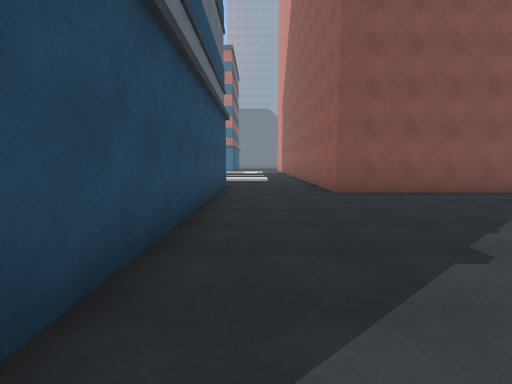
view 1 (above)

19 first-person views from a walk through a 3-D level made in the Unity game engine. The camera is 1.5 m above the floor, tilts 6° down and sees 85° across. The floor is counted in squares, 2 m on a side. Each view is taken from the middle of a square. On the plan, view 1 faces up. The plan holds only what a view shows up to about 10 squares ahead; the rest is blank. The place goes on beyond the plan. The player is left out.

view 2
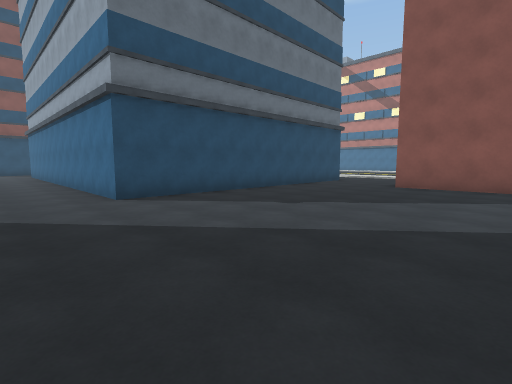

view 3
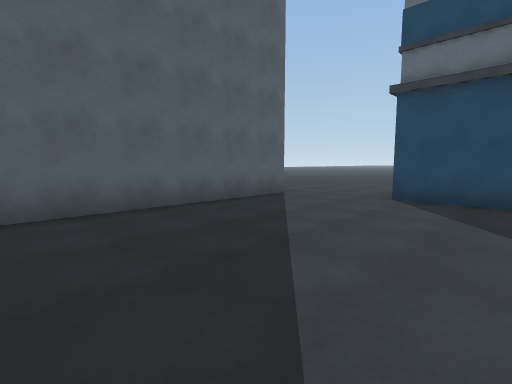

view 4
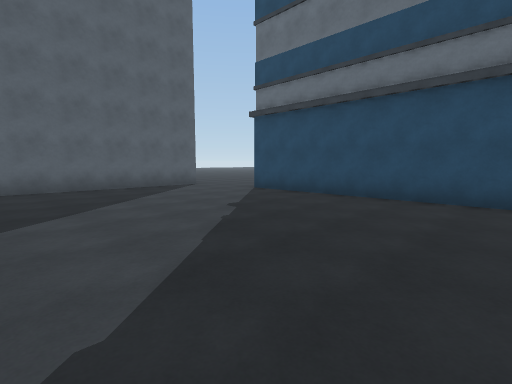

view 5
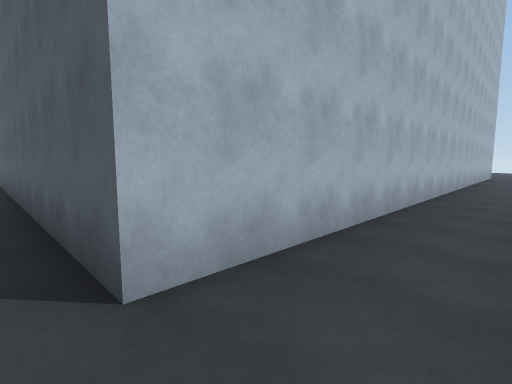

view 6
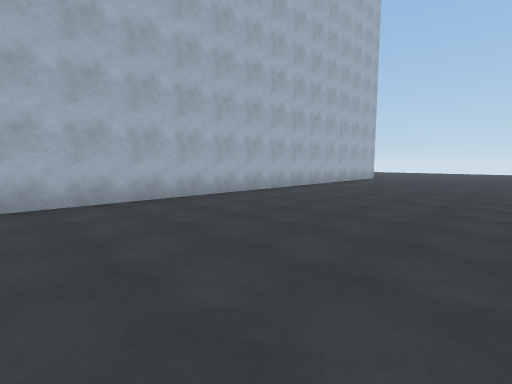

view 7
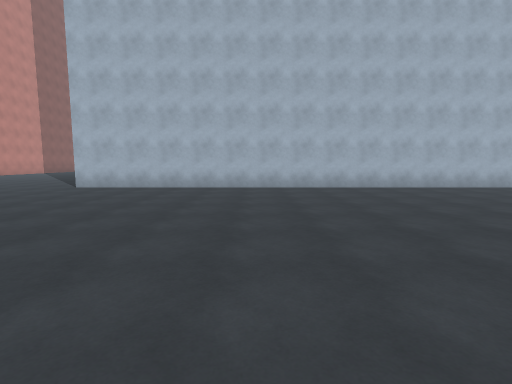

view 8
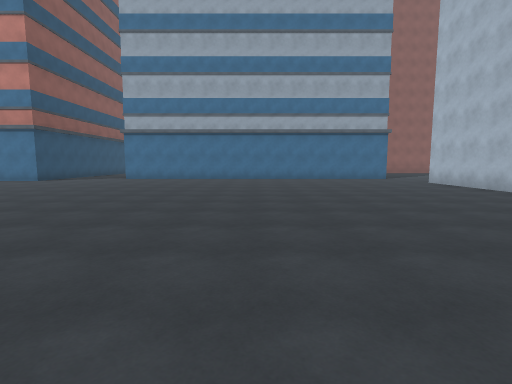

view 9
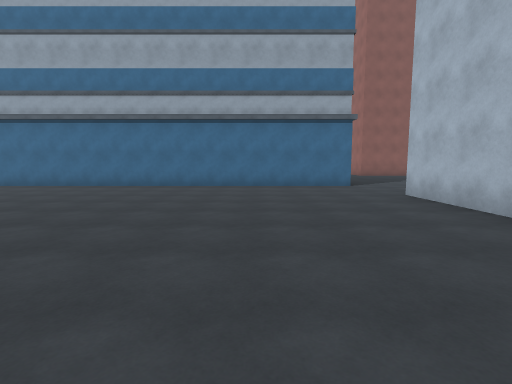

view 10
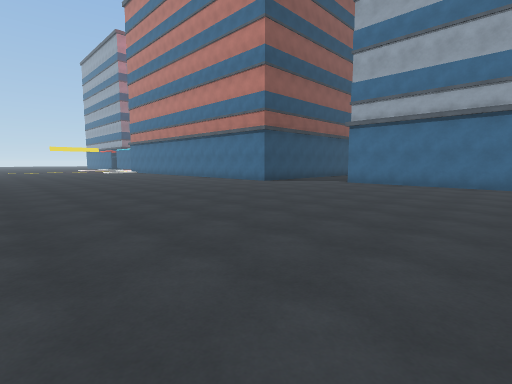

view 11
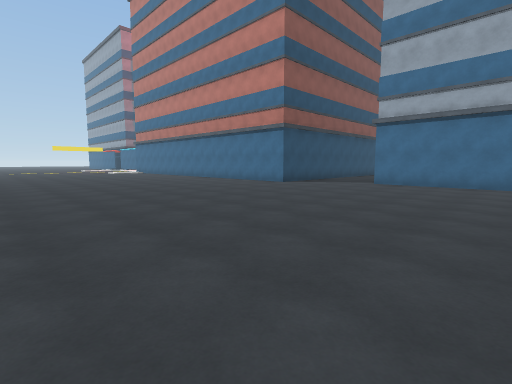

view 12
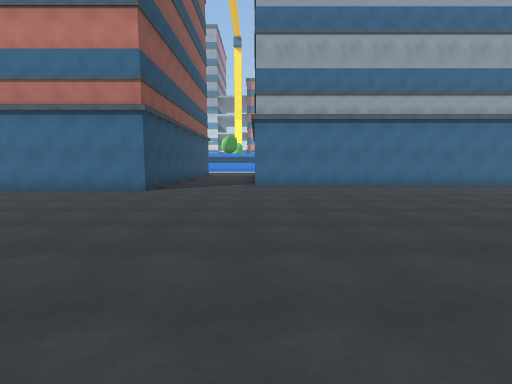

view 13
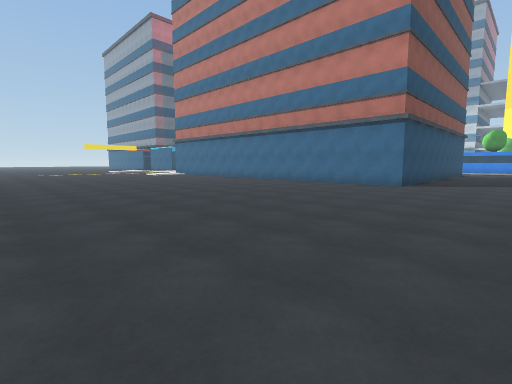

view 14
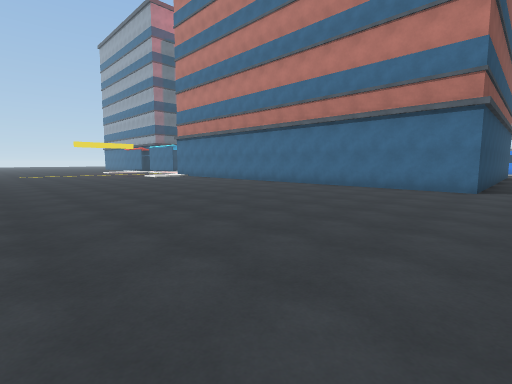

view 15
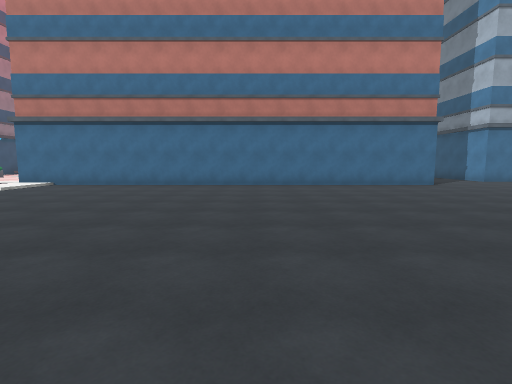

view 16
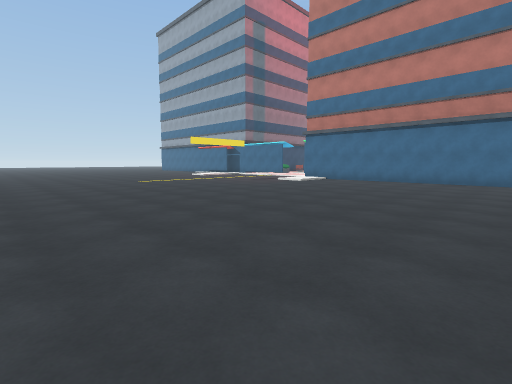

view 17
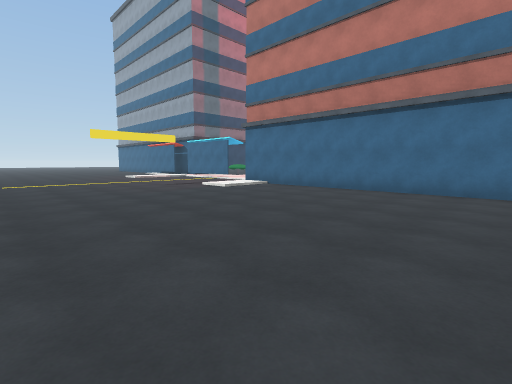

view 18
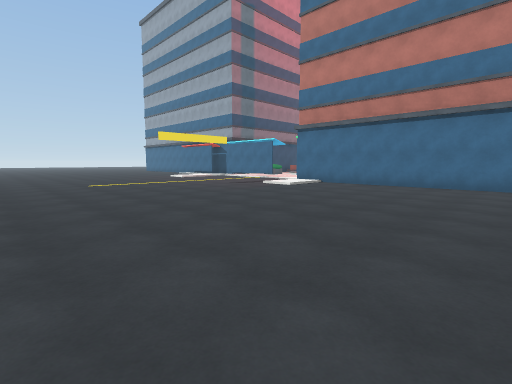

view 19
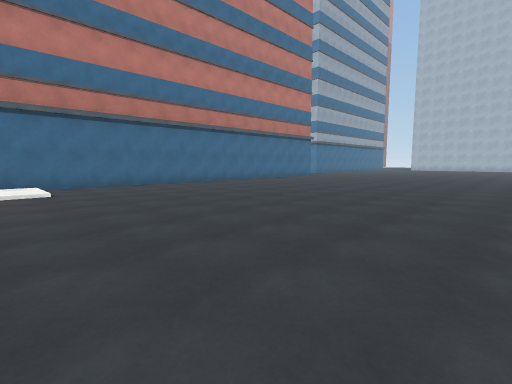

### Floor plan
Points are (right, up) in squares from view 1. A wall is a line through its corners. A room is listed if a view was taken in it or the views show most of it. See-through windows are left out.
Room 1 (views 1, 2, 3, 4)
walls: (-0.5, -2.5) (5.5, -2.5); (-1, 6.4) (-1, 0); (5.5, 7) (2, 7)
ways out: opening at (-0.5, -1.5) to room 2; opening at (0.5, 6)
Room 2 (views 5, 6, 7, 8, 9, 10, 11, 12, 13, 14, 15, 16, 17, 18, 19)
walls: (-16, 3.2) (-16, -1.5) (-30.1, -1.5); (-1, 0) (-13.1, 0); (-0.5, -13.5) (-0.5, -2.5)
ways out: opening at (-0.5, -1.5) to room 1

Positions as (right, up) in squares from view 1, and headings:
1: (0, 0), facing up
2: (5, -2), facing up-left
3: (5, 2), facing down-left
4: (5, 6), facing down-left
5: (-2, -2), facing down-right
6: (-6, -6), facing down-right
7: (-9, -8), facing right
8: (-7, -13), facing up
9: (-4, -9), facing up
10: (-8, -10), facing up-left
11: (-9, -10), facing up-left
12: (-13, -9), facing up
13: (-13, -11), facing up-left
14: (-15, -10), facing up-left
15: (-22, -11), facing up
16: (-22, -13), facing up-left
17: (-22, -9), facing up-left
18: (-23, -11), facing up-left
19: (-30, -11), facing up-right
